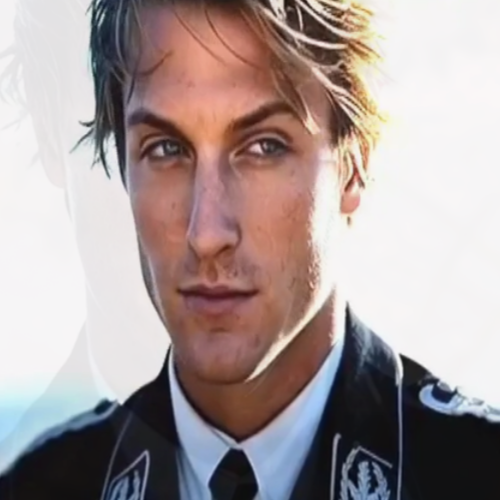
#> input picture icon.png, 500 x 500 px
$ python image_processing.py
#> lines starting #> are read from the running program, lines starting #| are printed output that depends on the picture
import cv2

img = cv2.imread("icon.png")
#> img is the input picture: shape (500, 500, 3); mean B, G, R 154, 154.8, 168.2

resizing = cv2.resize(img, (200,200))
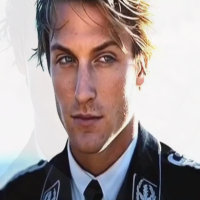
#> resizing: shape (200, 200, 3); mean B, G, R 154, 154.8, 168.2
grey = cv2.cvtColor(img, cv2.COLOR_BGR2GRAY)
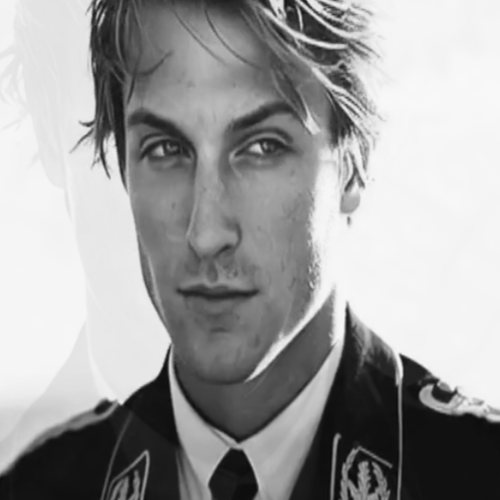
#> grey: shape (500, 500); min 9, max 248, mean 158.7
blurring = cv2.GaussianBlur(img,(5,5),0)
edges = cv2.Canny(img , 100  , 200)
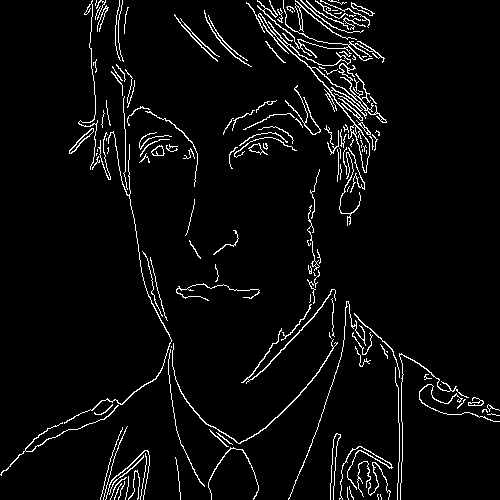
#> edges: shape (500, 500); 4.4% white in thin lines or dots

#cv2.imshow("resize", resizing)
#cv2.imshow("grey", grey)
#cv2.imshow("blur", blurring)
cv2.imshow("edge", edges)\

cv2.waitKey(0)
cv2.destroyAllWindows()
